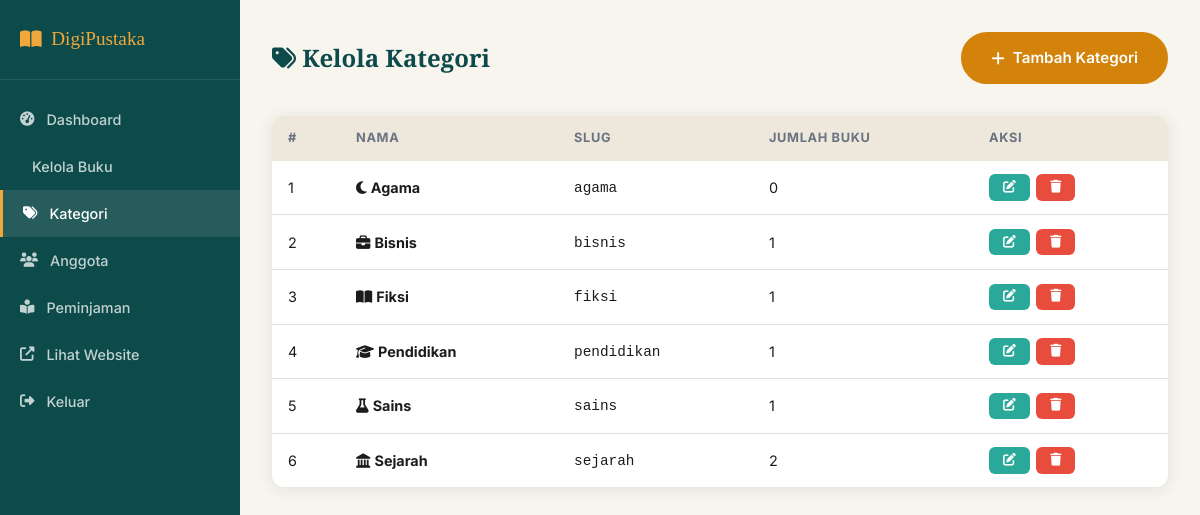
The app's page /admin/kategori.php (signed in) with its own data.
### tables this page shows
CREATE TABLE kategori (
    id INT AUTO_INCREMENT PRIMARY KEY,
    nama VARCHAR(100) NOT NULL,
    slug VARCHAR(100) NOT NULL UNIQUE,
    deskripsi TEXT,
    ikon VARCHAR(50) DEFAULT 'book',
    created_at TIMESTAMP DEFAULT CURRENT_TIMESTAMP
);

### includes/config.php (called while the page is built, shortened)
<?php
function sanitize(string $input): string {
    return htmlspecialchars(strip_tags(trim($input)), ENT_QUOTES, 'UTF-8');
}

### admin/kategori.php (the view, shortened to what this page needs)
<?php
require_once __DIR__ . '/../includes/config.php';
$db = getDB();
$aksi  = $_GET['aksi'] ?? 'list';
$editKat = null;
$katList = $db->query("SELECT k.*, COUNT(b.id) as jumlah_buku FROM kategori k LEFT JOIN buku b ON k.id=b.kategori_id GROUP BY k.id ORDER BY k.nama")->fetchAll();
?>
<!DOCTYPE html>
<html lang="id">
<head>
    <link rel="stylesheet" href="https://cdnjs.cloudflare.com/ajax/libs/font-awesome/6.5.0/css/all.min.css">
    <link rel="stylesheet" href="<?= SITE_URL ?>/assets/css/style.css">
</head>
<body>
<div class="admin-layout">
    <aside class="sidebar">
        <div class="sidebar-brand"><i class="fas fa-book-open"></i> <?= SITE_NAME ?></div>
        <nav class="sidebar-menu">
            <a href="index.php"><i class="fas fa-tachometer-alt"></i> Dashboard</a>
            <a href="buku.php"><i class="fas fa-books"></i> Kelola Buku</a>
            <a href="kategori.php" class="active"><i class="fas fa-tags"></i> Kategori</a>
            <a href="anggota.php"><i class="fas fa-users"></i> Anggota</a>
            <a href="peminjaman.php"><i class="fas fa-book-reader"></i> Peminjaman</a>
            <a href="<?= SITE_URL ?>"><i class="fas fa-external-link-alt"></i> Lihat Website</a>
            <a href="<?= SITE_URL ?>/logout.php"><i class="fas fa-sign-out-alt"></i> Keluar</a>
        </nav>
    </aside>
    <main class="admin-content">
        <div class="admin-header">
            <h1 class="admin-title"><i class="fas fa-tags"></i> Kelola Kategori</h1>
            <?php if ($aksi === 'list'): ?>
                <a href="?aksi=tambah" class="btn btn-primary"><i class="fas fa-plus"></i> Tambah Kategori</a>
            <?php else: ?>
                <a href="kategori.php" class="btn" style="background:var(--cream-dark);color:var(--text)"><i class="fas fa-arrow-left"></i> Kembali</a>
            <?php endif; ?>
        </div>
        <?php if ($aksi === 'tambah' || $aksi === 'edit'): ?>
        <div class="table-card">
            <div class="table-card-header"><h3><?= $aksi==='edit'?'Edit Kategori':'Tambah Kategori' ?></h3></div>
            <div style="padding:1.5rem;max-width:500px">
                <form method="POST">
                    <?php if ($editKat): ?><input type="hidden" name="id" value="<?= $editKat['id'] ?>"><?php endif; ?>
                    <div class="form-group">
                        <label>Nama Kategori</label>
                        <input type="text" name="nama" class="form-control"
                               value="<?= sanitize($editKat['nama'] ?? '') ?>" required>
                    </div>
                    <div class="form-group">
                        <label>Ikon (Font Awesome, contoh: book, flask, landmark)</label>
                        <input type="text" name="ikon" class="form-control"
                               value="<?= sanitize($editKat['ikon'] ?? 'book') ?>">
                    </div>
                    <div class="form-group">
                        <label>Deskripsi</label>
                        <textarea name="deskripsi" class="form-control" rows="3"><?= sanitize($editKat['deskripsi'] ?? '') ?></textarea>
                    </div>
                    <button type="submit" class="btn btn-primary"><i class="fas fa-save"></i> Simpan</button>
                </form>
            </div>
        </div>
        <?php else: ?>
        <div class="table-card">
            <table class="data-table">
                <thead><tr><th>#</th><th>Nama</th><th>Slug</th><th>Jumlah Buku</th><th>Aksi</th></tr></thead>
                <tbody>
                    <?php foreach ($katList as $i => $k): ?>
                    <tr>
                        <td><?= $i+1 ?></td>
                        <td><i class="fas fa-<?= htmlspecialchars($k['ikon']) ?>"></i> <strong><?= sanitize($k['nama']) ?></strong></td>
                        <td><code><?= sanitize($k['slug']) ?></code></td>
                        <td><?= $k['jumlah_buku'] ?></td>
                        <td>
                            <div class="action-btns">
                                <a href="?aksi=edit&id=<?= $k['id'] ?>" class="btn btn-sm btn-edit"><i class="fas fa-edit"></i></a>
                                <a href="?aksi=hapus&id=<?= $k['id'] ?>" class="btn btn-sm btn-delete"
                                   data-confirm="Hapus kategori '<?= addslashes($k['nama']) ?>'?"><i class="fas fa-trash"></i></a>
                            </div>
                        </td>
                    </tr>
                    <?php endforeach; ?>
                </tbody>
            </table>
        </div>
        <?php endif; ?>
    </main>
</div>
</body>
</html>

### assets/css/style.css (style rules this page uses)
:root { --teal-dark: #0d4a4a; --teal: #1a7a6e; --teal-light: #2aa89a; --amber: #d4830a; --amber-light: #f0a83c; --cream: #f8f4ee; --cream-dark: #ede7dc; --text: #1c1c1e; --text-muted: #6b7280; --white: #ffffff; --border: #e2ddd5; --shadow: 0 2px 16px rgba(13,74,74,.10); --shadow-lg: 0 8px 40px rgba(13,74,74,.18); --radius: 12px; --radius-sm: 8px; --font-display:'Playfair Display', Georgia, serif; --font-body: 'Inter', system-ui, sans-serif; }
*, *::before, *::after { box-sizing: border-box; margin: 0; padding: 0; }
html { scroll-behavior: smooth; }
body { font-family: var(--font-body); background: var(--cream); color: var(--text); line-height: 1.6; }
a { color: inherit; text-decoration: none; }
.btn { display: inline-flex; align-items: center; gap: .5rem; padding: .75rem 1.75rem; border-radius: 50px; font-weight: 600; font-size: .95rem; cursor: pointer; border: 2px solid transparent; transition: transform .15s, box-shadow .15s, background .2s; }
.btn-primary { background: var(--amber); color: #fff; border-color: var(--amber); }
.admin-layout { display: grid; grid-template-columns: 240px 1fr; min-height: 100vh; }
.sidebar { background: var(--teal-dark); padding: 0; position: sticky; top: 0; height: 100vh; overflow-y: auto; }
.sidebar-brand { padding: 1.5rem 1.25rem; border-bottom: 1px solid rgba(255,255,255,.1); font-family: var(--font-display); font-size: 1.2rem; color: var(--amber-light); display: flex; align-items: center; gap: .6rem; }
.sidebar-menu { padding: 1rem 0; }
.sidebar-menu a { display: flex; align-items: center; gap: .75rem; padding: .75rem 1.25rem; color: rgba(255,255,255,.75); font-size: .9rem; font-weight: 500; transition: background .2s, color .2s; }
.sidebar-menu a:hover, .sidebar-menu a.active { background: rgba(255,255,255,.1); color: #fff; border-left: 3px solid var(--amber-light); }
.admin-content { background: var(--cream); padding: 2rem; overflow-y: auto; }
.admin-header { display: flex; align-items: center; justify-content: space-between; margin-bottom: 2rem; flex-wrap: wrap; gap: 1rem; }
.admin-title { font-family: var(--font-display); font-size: 1.5rem; color: var(--teal-dark); }
.table-card { background: #fff; border-radius: var(--radius); box-shadow: var(--shadow); overflow: hidden; }
.data-table { width: 100%; border-collapse: collapse; font-size: .9rem; }
.data-table th { background: var(--cream-dark); padding: .75rem 1rem; text-align: left; font-size: .8rem; font-weight: 700; text-transform: uppercase; letter-spacing: .05em; color: var(--text-muted); white-space: nowrap; }
.data-table td { padding: .85rem 1rem; border-bottom: 1px solid var(--border); vertical-align: middle; }
.data-table tr:last-child td { border-bottom: none; }
.action-btns { display: flex; gap: .4rem; flex-wrap: wrap; }
.btn-sm { padding: .3rem .75rem; font-size: .8rem; border-radius: 6px; }
.btn-edit { background: var(--teal-light); color: #fff; }
.btn-delete { background: #e74c3c; color: #fff; }

### records on screen
kategori: nama "Agama", slug "agama", jumlah_buku "0"
kategori: nama "Bisnis", slug "bisnis", jumlah_buku "1"
kategori: nama "Fiksi", slug "fiksi", jumlah_buku "1"
kategori: nama "Pendidikan", slug "pendidikan", jumlah_buku "1"
kategori: nama "Sains", slug "sains", jumlah_buku "1"
kategori: nama "Sejarah", slug "sejarah", jumlah_buku "2"

### other values on screen
SITE_NAME "DigiPustaka"
